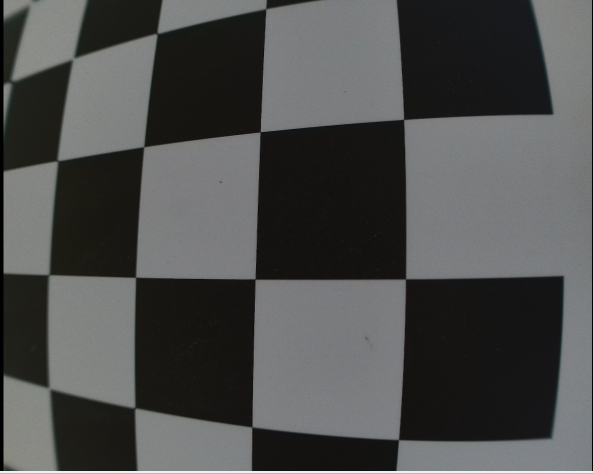
#> input picture camera_test_focused.png, 1186 x 947 px (shown at 1/2 size)
$ python PDS_Compute_MTF.py ../camera_test_focused.png
#> lines starting #> are read from the running program, lines starting #| are printed output that depends on the picture
import numpy as np
import cv2
import argparse
import matplotlib.pyplot as plt
import matplotlib.patches as mpatches
from matplotlib.widgets import RectangleSelector
from scipy import interpolate
from scipy.signal import savgol_filter


# Reference:
# http://stackoverflow.com/questions/6518811/interpolate-nan-values-in-a-numpy-array
# [16 lines left out: function nan_helper, not called in this run]


class EventHandler(object):

    def __init__(self, filename):
        self.filename = filename

    # [5 lines left out: function line_select_callback, not called in this run]

    def event_exit_manager(self, event):
        if event.key in ['enter']:
            PDS_Compute_MTF(self.filename, self.roi)


class ROI_selection(object):

    def __init__(self, filename):
#> called with filename = '../camera_test_focused.png'
        self.filename = filename
        self.image_data = cv2.imread(filename, 0)
#> self.image_data: shape (947, 1186); min 0, max 239, mean 77.1
        fig_image, current_ax = plt.subplots()
        plt.imshow(self.image_data, cmap='gray')
        eh = EventHandler(self.filename)
        rectangle_selector = RectangleSelector(current_ax,
                                               eh.line_select_callback,
                                               useblit=True,
                                               button=[1, 2, 3],
                                               minspanx=5, minspany=5,
                                               spancoords='pixels',
                                               interactive=True)
        plt.connect('key_press_event', eh.event_exit_manager)
        plt.show()
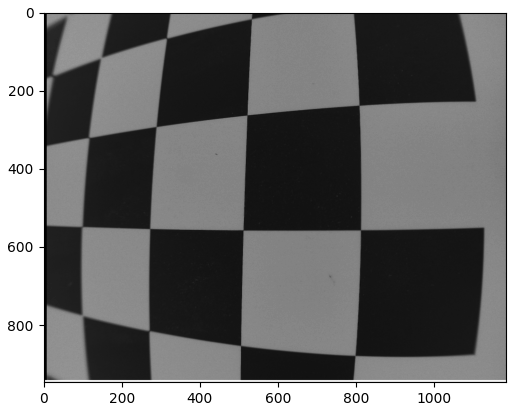
#> figure drawn by matplotlib, 1 panel


class PDS_Compute_MTF(object):

    # [142 lines left out: functions __init__, compute_esf, compute_lsf, compute_mtf, not called in this run]

if __name__ == '__main__':
    parser = argparse.ArgumentParser()
    parser.add_argument('filepath', help='String Filepath')
    args = parser.parse_args()
    filename = args.filepath
    ROI_selection(filename)
